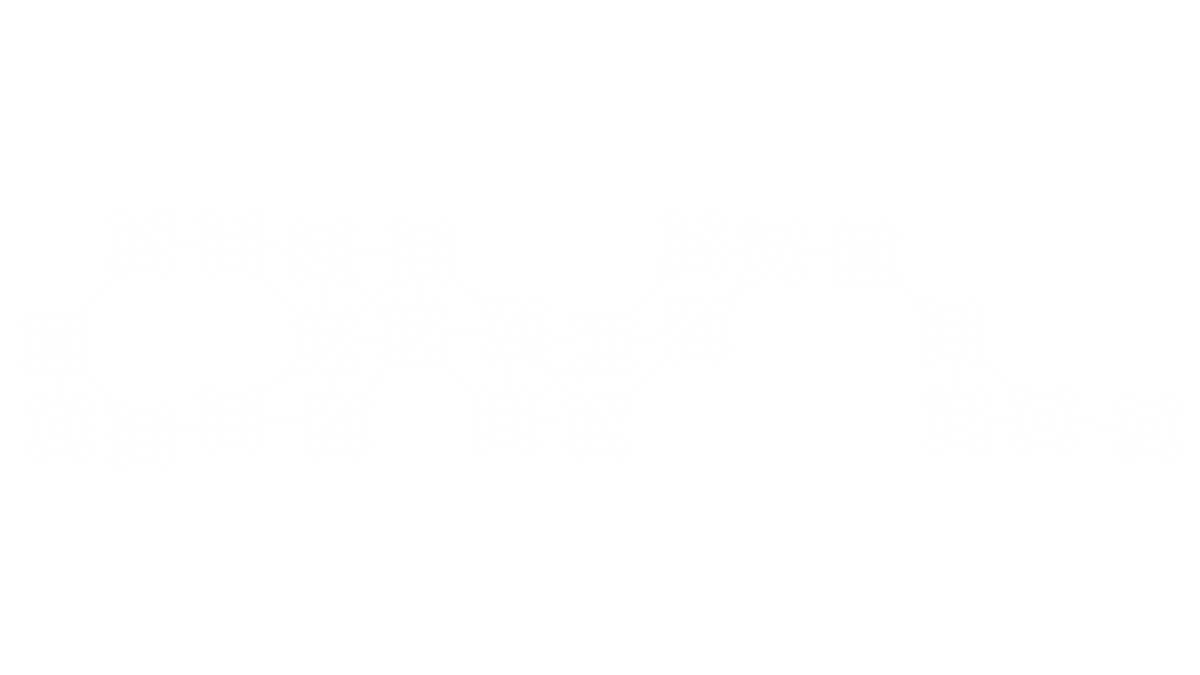
Frame 1 (no input)
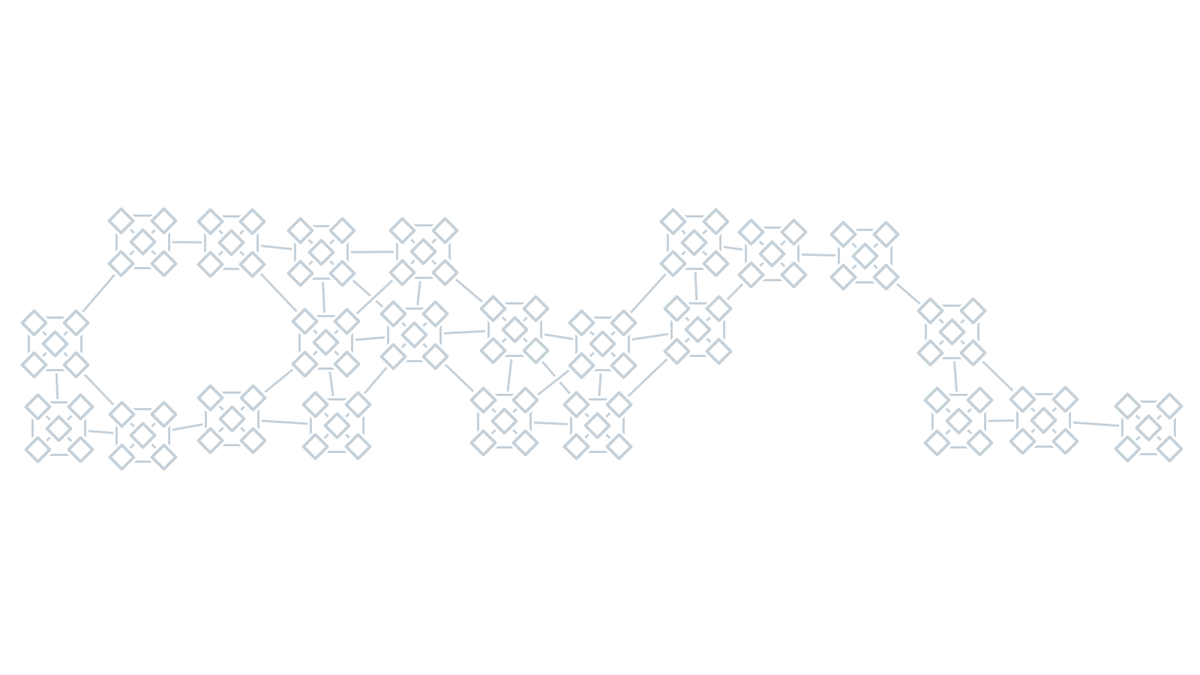
Frame 60 (the mouse pressed at the canvas centre just before this capture)
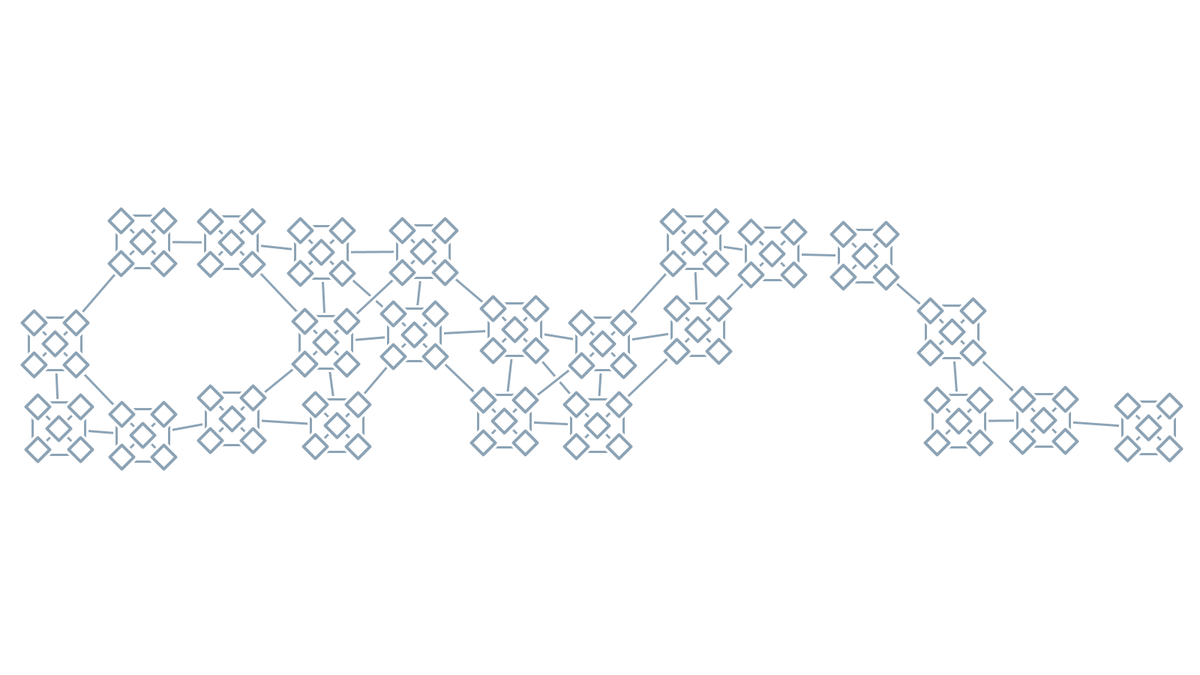
Frame 120 (the mouse held since frame 60 and released just before this capture)

The Processing sketch that drew these frames (run headless with seeded random() and noise(); from frame 60 on, the mouse is pressed at the canvas centre):

// Processing sketch: main
// ── main.pde
ArrayList<Cell> cells;
ArrayList<Thing> conns;
ArrayList<Thing> things;

int cellSize, cols, rows;
float xoff, yoff, midx, midy;

void setup() {
  size(1600, 900);

  cells = new ArrayList<Cell>();
  things = new ArrayList<Thing>();
  conns = new ArrayList<Thing>();

  cellSize = 120;
  cols = (int)(width/(cellSize*0.9))-1;
  rows = 3;
  xoff = (width - (cols * cellSize))/2;
  yoff = (height - (rows * cellSize))/2; 

  //noLoop();

  for (int x = 0; x < cols; x++) {
    for (int y = 0; y < rows; y++) {

      PVector l = new PVector();     
      l.x = x*cellSize + xoff + cellSize/2 + random(-cellSize/10, cellSize/10);
      l.y = y*cellSize + yoff + cellSize/2 + random(-cellSize/10, cellSize/10);


      Thing thing = new Thing(l);
      Cell cell = new Cell(thing, (int)(rows * x + y));

      if (random(100) < 50) {
        cell.active = true;
      }

      cells.add(cell);
    }
  }

  for (int c = 0; c < cols; c++) {
    for (int r = 0; r < rows; r++) {
      Cell cell = cells.get(rows * c + r);
      if (cell.active == false) continue;
      int[] neighbours = new int[1];
      switch(r) {
      case 0:
        neighbours = new int[3];
        neighbours[0] = rows * c + r + 1;
        neighbours[1] = rows * c + r + 3;
        neighbours[2] = rows * c + r + 4;
        break;
      case 1:
        neighbours = new int[4];
        neighbours[0] = rows * c + r + 1;
        neighbours[1] = rows * c + r + 2;
        neighbours[2] = rows * c + r + 3;
        neighbours[3] = rows * c + r + 4;
        break;
      case 2:
        neighbours = new int[2];
        neighbours[0] = rows * c + r + 2;
        neighbours[1] = rows * c + r + 3;
        break;
      }

      for (int i = 0; i < neighbours.length; i++) {
        int candidateIdx = neighbours[i];
        if (candidateIdx >= 0 && candidateIdx < cells.size()) {
          if (cells.get(candidateIdx).active == true) {
            cell.addNeighbour(candidateIdx);
          }
        }
      }
    }
  }

  for (Cell c : cells) {
    if (c.active == true) {
      for (int i = 0; i < c.neighbours.length; i++) {
        Thing conn = new Thing(c.thing.l, cells.get(c.neighbours[i]).thing.l);
        conns.add(conn);
      }
    }
  }
}

void draw() {
  background(255);
  for (Thing c : conns) {
    c.update();
    c.render();
  }

  for (Cell c : cells) {
    c.render();
  }
}

class Conn {
  PVector p1, p2;

  Conn(PVector p1, PVector p2) {
    this.p1 = p1;
    this.p2 = p2;
  }

  void render() {
    strokeWeight(5);
    stroke(#0B3C61);
    line(this.p1.x, this.p1.y, this.p2.x, this.p2.y);
  }
}

class Cell {
  int id;
  Thing thing;
  boolean active;
  int[] neighbours;

  Cell(Thing t, int id) {
    this.id   = id;
    this.thing = t;
    this.neighbours = new int[0];
    this.active = false;
  }

  void addNeighbour(int idx) {
    this.neighbours = (int[]) append(this.neighbours, idx);
  }

  boolean isNeighbour(int idx) {
    if (this.id == idx && this.active == true) return true;
    return false;
  }

  void render() {

    if (this.active != true) return;

    this.thing.update();
    this.thing.render();

    //print(this.id, " |\t");
    //for (int i = 0; i < this.neighbours.length; i++) {
    //  print(this.neighbours[i], "\t");
    //}
    //println();
  }
}

class Thing {
  PShape thing;
  PVector l;
  int ttl = 0;
  int phase = 1;
  float alpha = 0.0;

  Thing(PVector l) {
    this.l     = l;
    this.thing = this.createThing(this.l);
  }

  Thing(PVector l, float p) {
    this.l     = l;
    this.thing = this.createThing(this.l, p);
  }

  Thing(PVector l1, PVector l2) {
    this.thing = this.createThing(l1, l2);
  }

  PShape createThing(PVector l) {
    PShape cross1, cross2, shadow, border, thingie;
    ArrayList<PShape> things;
    things = new ArrayList<PShape>();

    cross1 = this.createThing(new PVector(l.x - 35, l.y - 35), new PVector(l.x + 35, l.y +35));
    cross2 = this.createThing(new PVector(l.x + 35, l.y - 35), new PVector(l.x - 35, l.y +35));

    shadow = createShape(RECT, l.x - 37, l.y - 37, 74, 74);
    shadow.setStrokeWeight(5);
    shadow.setStroke(#FFFFFF);
    shadow.setStrokeJoin(ROUND);

    border = createShape(RECT, l.x - 35, l.y - 35, 70, 70);
    border.setStrokeWeight(3);
    border.setStroke(#0B3C61);
    border.setStrokeJoin(ROUND);

    things.add(createThing(l, 4));

    for (float r = TWO_PI/4/2; r <= TWO_PI; r+=TWO_PI/4) {
      float x = l.x + cos(r) * 40;
      float y = l.y + sin(r) * 40;
      things.add(createThing(new PVector(x, y), 4));
    }

    thingie = createShape(GROUP);
    thingie.addChild(shadow);
    thingie.addChild(border);
    thingie.addChild(cross1);
    thingie.addChild(cross2);

    for (PShape p : things) {
      thingie.addChild(p);
    }

    return thingie;
  }

  PShape createThing(PVector l, float p) {
    PShape thingie, shadow, facade;

    shadow = createShape();
    shadow.beginShape();
    shadow.strokeWeight(5);
    shadow.stroke(#FFFFFF);
    shadow.strokeJoin(ROUND);

    facade = createShape();
    facade.beginShape();
    facade.strokeWeight(4);
    facade.stroke(#0B3C61);
    facade.strokeJoin(ROUND);

    for (float r = 0.0; r <= TWO_PI; r+=TWO_PI/p) {
      float x, y;

      x = l.x + cos(r) * 20;
      y = l.y + sin(r) * 20;
      shadow.vertex(x, y);

      x = l.x + cos(r) * 20/1.25;
      y = l.y + sin(r) * 20/1.25;      
      facade.vertex(x, y);
    }

    shadow.endShape();
    facade.endShape();

    thingie = createShape(GROUP);
    thingie.addChild(shadow);
    thingie.addChild(facade);

    return thingie;
  }

  PShape createThing(PVector l1, PVector l2) {
    PShape thingie, shadow, border;

    shadow = createShape();
    shadow.beginShape();
    shadow.strokeWeight(10);
    shadow.stroke(#FFFFFF);
    shadow.strokeJoin(ROUND);
    shadow.vertex(l1.x-2, l1.y-2);
    shadow.vertex(l1.x+2, l1.y+2);
    shadow.vertex(l2.x-2, l2.y-2);
    shadow.vertex(l2.x+2, l2.y+2);
    shadow.endShape();

    border = createShape();
    border.beginShape();
    border.strokeWeight(3);
    border.stroke(#0B3C61);
    border.strokeJoin(ROUND);
    border.vertex(l1.x, l1.y);
    border.vertex(l2.x, l2.y);
    border.endShape();

    thingie = createShape(GROUP);
    thingie.addChild(shadow);
    thingie.addChild(border);

    return thingie;
  }

  void setStroke() {
    int children = this.thing.getChildCount();

    switch(children) {
    case 0: 
      this.thing.setStroke(color(11, 60, 97, this.ttl));
      break;
    case 2: 
      this.thing.getChild(1).setStroke(color(11, 60, 97, this.ttl));
      break;
    case 9:
      this.thing.getChild(1).setStroke(color(11, 60, 97, this.ttl));
      this.thing.getChild(2).getChild(1).setStroke(color(11, 60, 97, this.ttl));
      this.thing.getChild(3).getChild(1).setStroke(color(11, 60, 97, this.ttl));      
      this.thing.getChild(4).getChild(1).setStroke(color(11, 60, 97, this.ttl));
      this.thing.getChild(5).getChild(1).setStroke(color(11, 60, 97, this.ttl));
      this.thing.getChild(6).getChild(1).setStroke(color(11, 60, 97, this.ttl));
      this.thing.getChild(7).getChild(1).setStroke(color(11, 60, 97, this.ttl));
      this.thing.getChild(8).getChild(1).setStroke(color(11, 60, 97, this.ttl));
      break;
    }
  }

  void fadeIn() {
    if (this.ttl > 255) return;
    else if (this.ttl < 255) {
      this.setStroke();
    } else if (this.ttl == 255) {
      this.thing.setStroke(color(#0B3C61));
      phase++;
    }
  }

  void doWork() {
  }

  void fadeOut() {
  }

  void doPanic() {
  }

  void update() {
    this.ttl++;

    switch(this.phase) {
    case 1: 
      this.fadeIn();
      break;
    case 2: 
      this.doWork();
      break;
    case 3: 
      this.fadeOut();
      break;
    case 4: 
      this.doPanic();
      break;
    }

    //println("TTL", this.ttl, "Children", this.thing.getChildCount(), "Phase", this.phase, "Max", 30*60*2);
  }

  void render() {
    shape(this.thing);
  }
}
